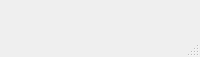
<?xml version="1.0" encoding="UTF-8"?>
<ui version="4.0">
 <class>MainWindow</class>
 <widget class="QMainWindow" name="MainWindow">
  <property name="geometry">
   <rect>
    <x>0</x>
    <y>0</y>
    <width>200</width>
    <height>57</height>
   </rect>
  </property>
  <property name="windowTitle">
   <string>Timer</string>
  </property>
  <widget class="QWidget" name="centralwidget"/>
  <widget class="QMenuBar" name="menubar">
   <property name="geometry">
    <rect>
     <x>0</x>
     <y>0</y>
     <width>200</width>
     <height>21</height>
    </rect>
   </property>
  </widget>
  <widget class="QStatusBar" name="statusbar"/>
 </widget>
 <resources/>
 <connections/>
</ui>
